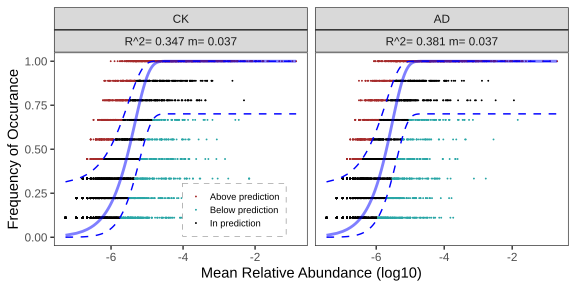

Generate this figure with R:

library(Hmisc)
library(minpack.lm)
library(stats4)
library(stringr)


#spp: 物种或分类群的丰度表，行是分类群，列是样本
spp<-read.table('OtuForNet.tsv',head=T,stringsAsFactors=F,row.names=1,sep = "\t")

CK <- subset(spp,select = which(str_extract(colnames(spp),"[[:alpha:]]+")=="CK"))
AD <- subset(spp,select = which(str_extract(colnames(spp),"[[:alpha:]]+")=="AD"))

NCM <- function(grp){
  
        spp<-t(grp)
        ##将 Sloan 等（2006）的中性模型拟合到一个物种或分类群的丰度表，并返回几个拟合统计数据。或者，将根据它们在元群落中的丰度返回每个分类群的预测出现频率
        #用非线性最小二乘法（Non-linear least squares，NLS）拟合模型参数
        N <- mean(apply(spp, 1, sum))
        p.m <- apply(spp, 2, mean)
        p.m <- p.m[p.m != 0]
        p <- p.m/N
        spp.bi <- 1*(spp>0)
        freq <- apply(spp.bi, 2, mean)
        freq <- freq[freq != 0]
        C <- merge(p, freq, by=0)
        C <- C[order(C[,2]),]
        C <- as.data.frame(C)
        C.0 <- C[!(apply(C, 1, function(y) any(y == 0))),]
        p <- C.0[,2]
        freq <- C.0[,3]
        names(p) <- C.0[,1]
        names(freq) <- C.0[,1]
        d = 1/N
        m.fit <- nlsLM(freq ~ pbeta(d, N*m*p, N*m*(1 -p), lower.tail=FALSE),start=list(m=0.1))
        m.fit  #获取 m 值
        m.ci <- confint(m.fit, 'm', level=0.95)
        freq.pred <- pbeta(d, N*coef(m.fit)*p, N*coef(m.fit)*(1 -p), lower.tail=FALSE)
        pred.ci <- binconf(freq.pred*nrow(spp), nrow(spp), alpha=0.05, method="wilson", return.df=TRUE)
        Rsqr <- 1 - (sum((freq - freq.pred)^2))/(sum((freq - mean(freq))^2))
        Rsqr  #获取模型的 R2
        Rsqr <- round(Rsqr,3)
        Nm <- round(coef(m.fit)*N,3)
        m <- round(coef(m.fit),3)
        
        #输出 3 个统计结果数据表，包括各物种或分类群的平均相对丰度（p.csv）、出现频率（freq.csv）和预测的出现频率（freq.pred.csv）
        # write.csv(p, file = paste0(deparse1(substitute(grp)),"_p.csv"))
        # write.csv(freq, file = paste0(deparse1(substitute(grp)),"_freq.csv"))
        # write.csv(freq.pred, file = paste0(deparse1(substitute(grp)),"_freq.pred.csv"))
        
        #p 是平均相对丰度（mean relative abundance）
        #freq 是出现频率（occurrence frequency）的观测值
        #freq.pred 是出现频率（occurrence frequency）的预测值，即中性模型的拟合值
        
        #绘制统计图
        bacnlsALL <-data.frame(p,freq,freq.pred,pred.ci[,2:3])
        bacnlsALL$Group <- deparse1(substitute(grp))
        bacnlsALL$Rsqr <- Rsqr
        bacnlsALL$Nm <- Nm
        bacnlsALL$m <- m
        bacnlsALL$U_L <-  "In prediction"
        bacnlsALL$U_L[bacnlsALL$freq <= bacnlsALL$Lower] <- "Below prediction"
        bacnlsALL$U_L[bacnlsALL$freq >= bacnlsALL$Upper] <- "Above prediction"
        return(bacnlsALL)
}

NCM_CK<- NCM(CK)
NCM_AD<- NCM(AD)

Resultall <- rbind(NCM_CK,NCM_AD<- NCM(AD))
Resultall$Group <- factor(Resultall$Group,levels = c('CK','AD'))

Resultall$R_N <- paste("R^2=",Resultall$Rsqr,"     ","m=",Resultall$m)

library(ggplot2)
p  <- ggplot(data = Resultall,aes(x=log10(p),y=freq,color=U_L)) +
  geom_point(position = "identity",size = .01)+
  scale_color_manual(values = c('#A52A2A',"#29A6A6","black"))+
  labs(x='Mean Relative Abundance (log10)',y='Frequency of Occurance')+
  # annotate(geom = "text",x=-Inf,y=Inf,vjust=1.5,hjust= -0.1,label= paste("R^2=",Resultall$Rsqr,"\n","Nm=",Resultall$Nm))+
  geom_line(aes(y=freq.pred),color="blue",lwd=1,alpha=0.5)+
  geom_line(aes(y=Lower),color="blue",lwd=0.5,lty=2)+
  geom_line(aes(y=Upper),color="blue",lwd=0.5,lty=2)+
  facet_wrap(~Group+R_N,ncol = 2,scales = "free_x")+
  theme_bw()+
  theme(panel.grid = element_blank(),
        legend.title = element_blank(),
        legend.justification = c(0,0),
        legend.position = c(0.25,0.05),
        legend.background = element_rect(linewidth = .1,linetype = 2,color = "black"),
        legend.spacing.y = unit(0,"line"),
        legend.text = element_text(size = unit(7,"pt")),
        legend.margin = margin(rep(5,4),unit = "pt"),
        legend.key.size = unit(10,"pt"))
p  
ggsave("ncm.svg",p,width = 6,height = 3,units = "in")

